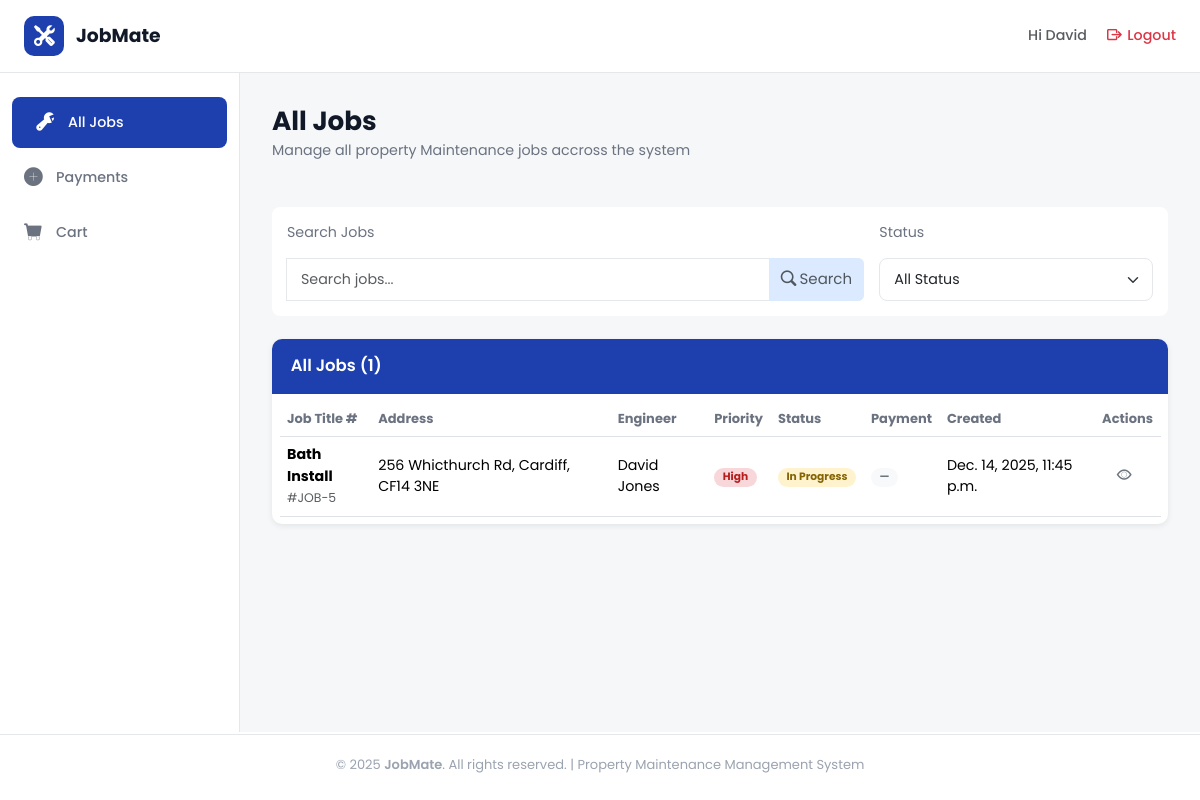
The page /jobs/all_jobs/ (signed in) on the database as committed earlier.
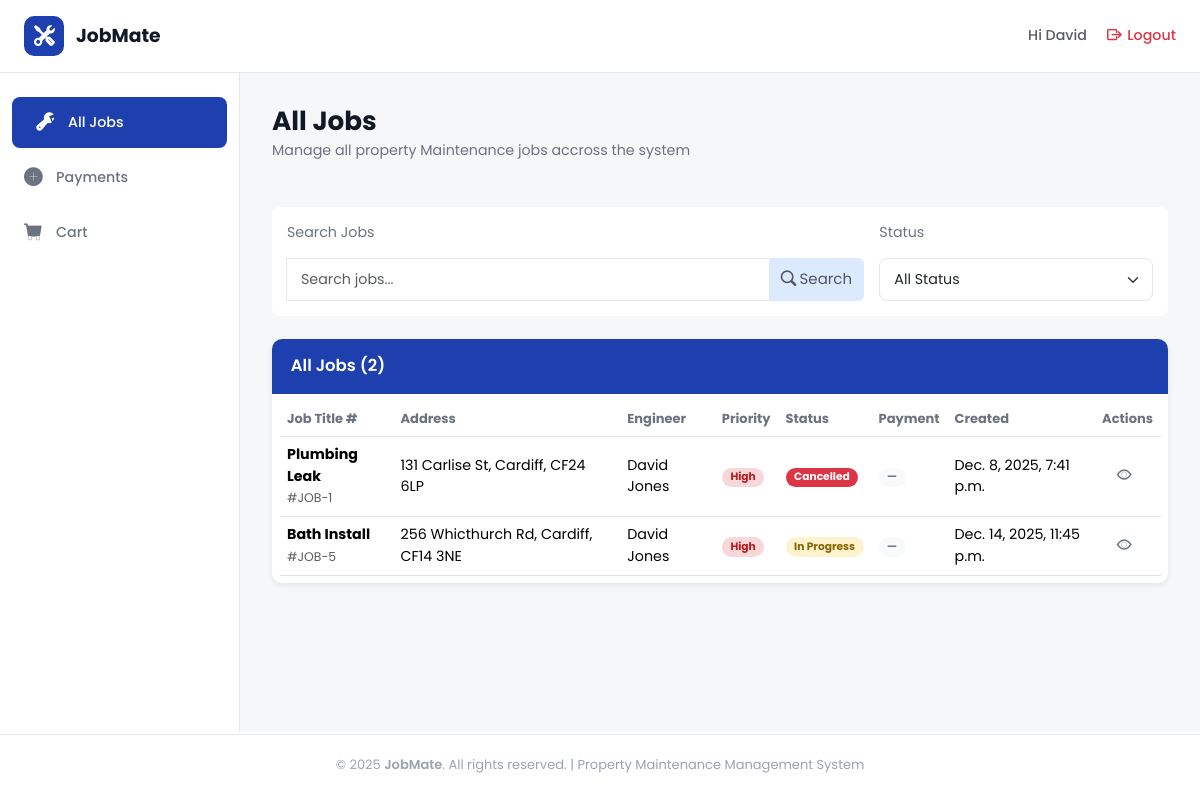
The same page on the database as committed later.
### jobs/models.py (models this page shows, shortened)
class Job(models.Model):
    PRIORITY_CHOICES = [
        ('high', 'High'),
        ('medium', 'Medium'),
        ('low', 'Low'),
    ]
    CATEGORY_CHOICES = [
        ('plumbing', 'Plumbing'),
        ('heating', 'Heating'),
        ('electrical', 'Electrical'),
    ]
    STATUS_CHOICES = [
        ("pending", "Pending"),
        ("in_progress", "In Progress"),
        ("completed", "Completed"),
        ("cancelled", "Cancelled"),
    ]
    job_title = models.CharField(max_length=100)
    property_owner = models.CharField(max_length=100)
    address = models.CharField(max_length=200)
    city = models.CharField(max_length=100)
    post_code = models.CharField(max_length=20)
    tenant_name = models.CharField(
        max_length=100,
        null=True,
        blank=True
    )
    tenant_phone = models.CharField(
        max_length=20,
        null=True,
        blank=True
    )
    tenant_email = models.EmailField(
        max_length=254,
        null=True,
        blank=True
    )
    priority = models.CharField(
        max_length=20,
        choices=PRIORITY_CHOICES,
        default='medium'
    )
    category = models.CharField(
        max_length=20,
        choices=CATEGORY_CHOICES
    )
    status = models.CharField(
        max_length=20,
        choices=STATUS_CHOICES,
        default="pending"
    )
    description = models.TextField()
    created_at = models.DateTimeField(auto_now_add=True)
    updated_at = models.DateTimeField(auto_now=True)
    due_date = models.DateField()
    estimated_hours = models.DecimalField(
        max_digits=4,
        decimal_places=1,
        null=True,
        blank=True
    )
    job_cost = models.DecimalField(
        max_digits=10,
        decimal_places=2,
        null=True,
        blank=True
    )
    assigned_engineer = models.ForeignKey(
        User,
        on_delete=models.SET_NULL,
        null=True,
        blank=True,
        related_name="assigned_jobs"
    )

### jobs/views.py (the view)
# urls.py: path('all_jobs/', views.all_jobs, name='all_jobs'),
@login_required
def all_jobs(request):
    user = request.user
    search_query = request.GET.get("search_term")
    status_filter = request.GET.get("status_filter")
    if user.profile.role == "Engineer":
        job_list = Job.objects.filter(assigned_engineer=user)
    else:
        job_list = Job.objects.all()
    if search_query:
        job_list = job_list.filter(
            Q(job_title__icontains=search_query) |
            Q(address__icontains=search_query) |
            Q(city__icontains=search_query) |
            Q(post_code__icontains=search_query))
    if status_filter:
        job_list = job_list.filter(status=status_filter)
    return render(request, 'all_jobs.html', {"job_list": job_list})

### jobs/templates/all_jobs.html (shortened to what this page needs)
{% extends "dashboard_base.html" %}
{% load static %}
{% block content %}
<div class="heading-section d-flex flex-column justify-content-between flex-md-row">
  <div class="row">
    <h1 class="section-title">All Jobs</h1>
    <p class="section-subtitle">
      Manage all property Maintenance jobs accross the system
    </p>
  </div>
</div>
<div class="filter-container d-flex flex-grow-1 flex-column justify-content-between flex-md-row gap-3 mb-4">
  <div class="search-col col-8">
    <p class="section-subtitle">Search Jobs</p>
    <form class="input-group" method="GET">
      <input type="text" name="search_term" class="form-control" placeholder="Search jobs..." />
      <button type="submit" class="btn btn-secondary text-muted">
        <i class="bi bi-search me-1"></i>Search
      </button>
    </form>
  </div>
<form class="col" method="GET">
    <p class="section-subtitle">Status</p>
    <select class="form-select" name="status_filter" onchange="this.form.submit()">
        <option value="">All Status</option>
    </select>
</form>
</div>
  <div>
    <div class="table-container">
      <div class="table-header">All Jobs ({{ job_list.count }})</div>
      <div class="table-responsive p-2">
        <table class="table align-middle mb-0">
          <thead class="table-head">
            <tr>
              <th>Job Title #</th>
              <th>Address</th>
              <th>Engineer</th>
              <th>Priority</th>
              <th>Status</th>
              <th>Payment</th>
              <th>Created</th>
              <th>Actions</th>
            </tr>
          </thead>
          <tbody>
            {% for job in job_list %}
            <tr>
              <td data-label="Job Title">
                <strong>{{ job.job_title}}</strong><br /><small class="text-muted">#JOB-{{ job.id }}</small>
              </td>
              <td data-label="Address">{{ job.address }}, {{ job.city }}, {{ job.post_code }}</td>
              <td data-label="Engineer">{{ job.assigned_engineer.first_name }} {{ job.assigned_engineer.last_name }}
              </td>
              <td data-label="Priority">
                <span class="badge badge-rounded
                {% if job.priority == 'high' %} badge-high
                {% elif job.priority == 'medium' %}badge-medium
                {% elif job.priority == 'low' %}badge-low
                {% endif %}">
                  {{ job.get_priority_display }}
                </span>
              </td>
              <td data-label="Status">
                <span class="badge badge-rounded
                {% if job.status == 'pending' %}badge-pending
                {% elif job.status == 'in_progress' %}badge-progress
                {% elif job.status == 'completed' %}badge-completed
                {% elif job.status == 'cancelled' %}bg-danger
                {% endif %} ">
                  {{ job.get_status_display }}
                </span>
              </td>
              <td data-label="Payment">
                <span class="badge badge-rounded bg-light text-secondary">—</span>
              </td>
              <td data-label="Created">{{ job.created_at}}</td>
              <td data-label="Actions">
                <div class="d-flex flex-row justify-content-around">
                  <a href="{% url 'jobs:job_detail' job_id=job.id%}" class="text-secondary me-2"><i class="bi bi-eye"></i></a>
                </div>
              </td>
            </tr>
            {% empty %}
            <tr>
              <td colspan="8" class="text-danger">No jobs found!</td>
            </tr>
            {% endfor %}
          </tbody>
        </table>
      </div>
    </div>
  </div>
  {% endblock %}

Rows that differ between the two databases and show on the page:
now on this page (row edited): Job: job_title "Plumbing Leak", id "1", address "131 Carlise St", city "Cardiff", post_code "CF24 6LP", assigned_engineer.first_name "David", assigned_engineer.last_name "Jones", priority "High", status "Cancelled", created_at "Dec. 8, 2025, 7:41 p.m."
Other text that changed with them:
{{ job_list.count }}: "1" → "2"
